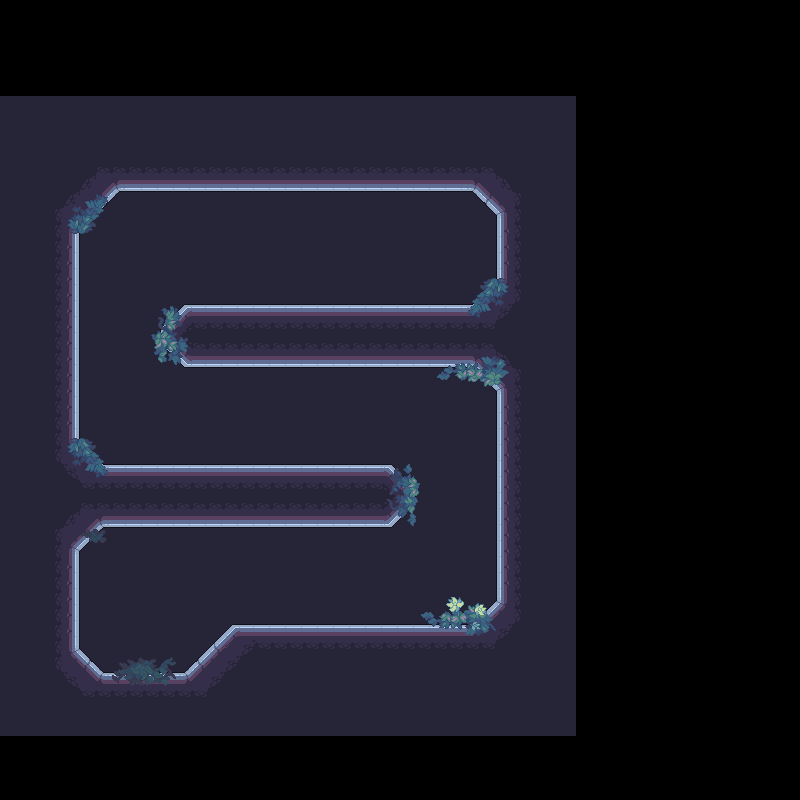

Tiled map render using the project's own tile images. Description and the map definition, with tile-layer contents summarised, below:
An orthogonal 50x50 tile map with 16x16 px tiles, 3 tile layers (bg, wall, der) and 15 objects (12x Enemy, Player, door, chest).

<map version="1.10" tiledversion="1.11.2" orientation="orthogonal" renderorder="right-down" width="50" height="50" tilewidth="16" tileheight="16" infinite="0" nextlayerid="5" nextobjectid="21">
 <tileset firstgid="1" source="地图.tsx" />
 <layer id="2" name="bg" width="50" height="50">
  <data>[2500 cells, 1440 non-empty, 1 distinct tile ids]</data>
 </layer>
 <layer id="1" name="wall" width="50" height="50">
  <data>[2500 cells, 422 non-empty, 71 distinct tile ids]</data>
 </layer>
 <layer id="3" name="der" width="50" height="50">
  <data>[2500 cells, 91 non-empty, 82 distinct tile ids]</data>
 </layer>
 <objectgroup id="4" name="对象层 1">
  <object id="1" name="Player" x="144.5" y="628.5">
   <point />
  </object>
  <object id="2" name="Enemy" x="271" y="581">
   <point />
  </object>
  <object id="3" name="Enemy" x="365.5" y="568.5">
   <point />
  </object>
  <object id="4" name="Enemy" x="447.5" y="534">
   <point />
  </object>
  <object id="6" name="Enemy" x="317" y="414.5">
   <point />
  </object>
  <object id="7" name="Enemy" x="208" y="411">
   <point />
  </object>
  <object id="9" name="Enemy" x="118" y="307">
   <point />
  </object>
  <object id="11" name="Enemy" x="219.5" y="240.5">
   <point />
  </object>
  <object id="12" name="Enemy" x="292" y="269.5">
   <point />
  </object>
  <object id="13" name="Enemy" x="378" y="246.5">
   <point />
  </object>
  <object id="14" name="Enemy" x="448.5" y="232">
   <point />
  </object>
  <object id="16" name="Enemy" x="376" y="420">
   <point />
  </object>
  <object id="17" name="door" x="432.25" y="261.75">
   <point />
  </object>
  <object id="18" name="chest" x="219" y="273.5">
   <point />
  </object>
  <object id="19" name="Enemy" x="455.667" y="456.333">
   <point />
  </object>
 </objectgroup>
</map>
